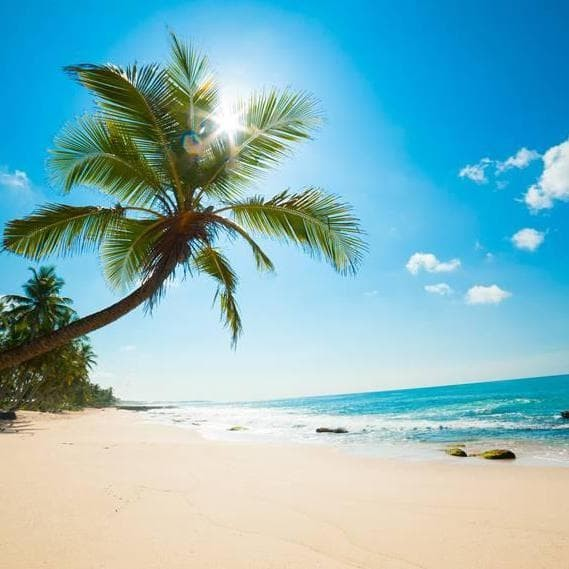
#> input picture pantai.jpg, 569 x 569 px
$ python 'prak9.4(2).py'   (older library calls are emulated)
#> lines starting #> are read from the running program, lines starting #| are printed output that depends on the picture

import cv2

img = cv2.imread('pantai.jpg', 0)
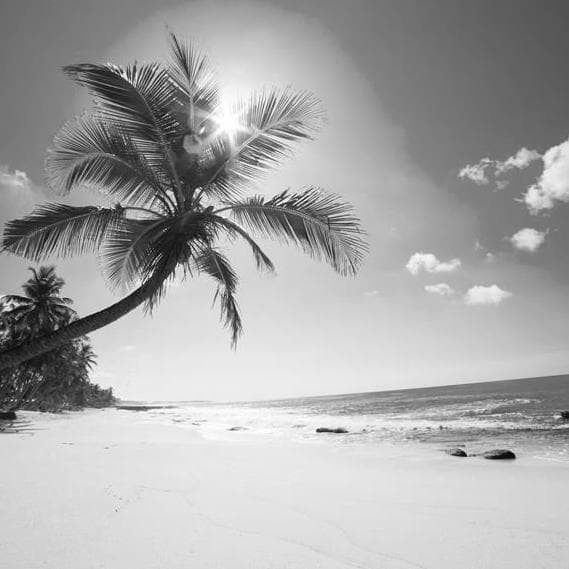
#> img: shape (569, 569); min 0, max 255, mean 168.5

blur = cv2.GaussianBlur(img, (3, 3), 0)

laplacian = cv2.Laplacian(blur, cv2.CV_64F)
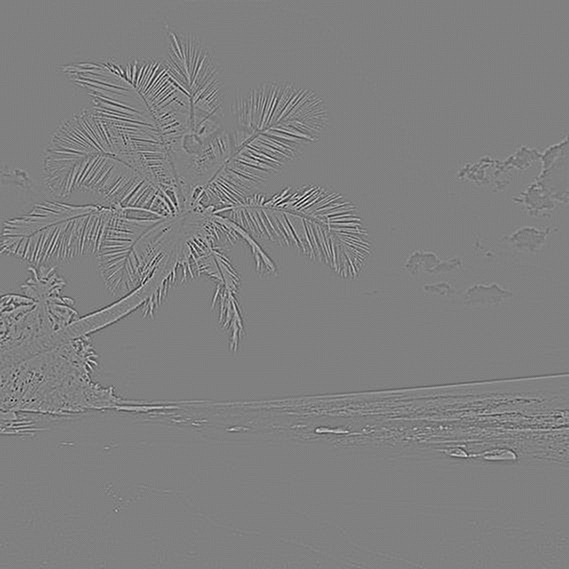
#> laplacian: shape (569, 569) float64; min -124, max 122, mean 0; drawn with min black and max white
laplacian1 = laplacian / laplacian.max()

cv2.imshow('laplacian-gaussian', laplacian1)
cv2.waitKey(0)
cv2.destroyAllWindows()
